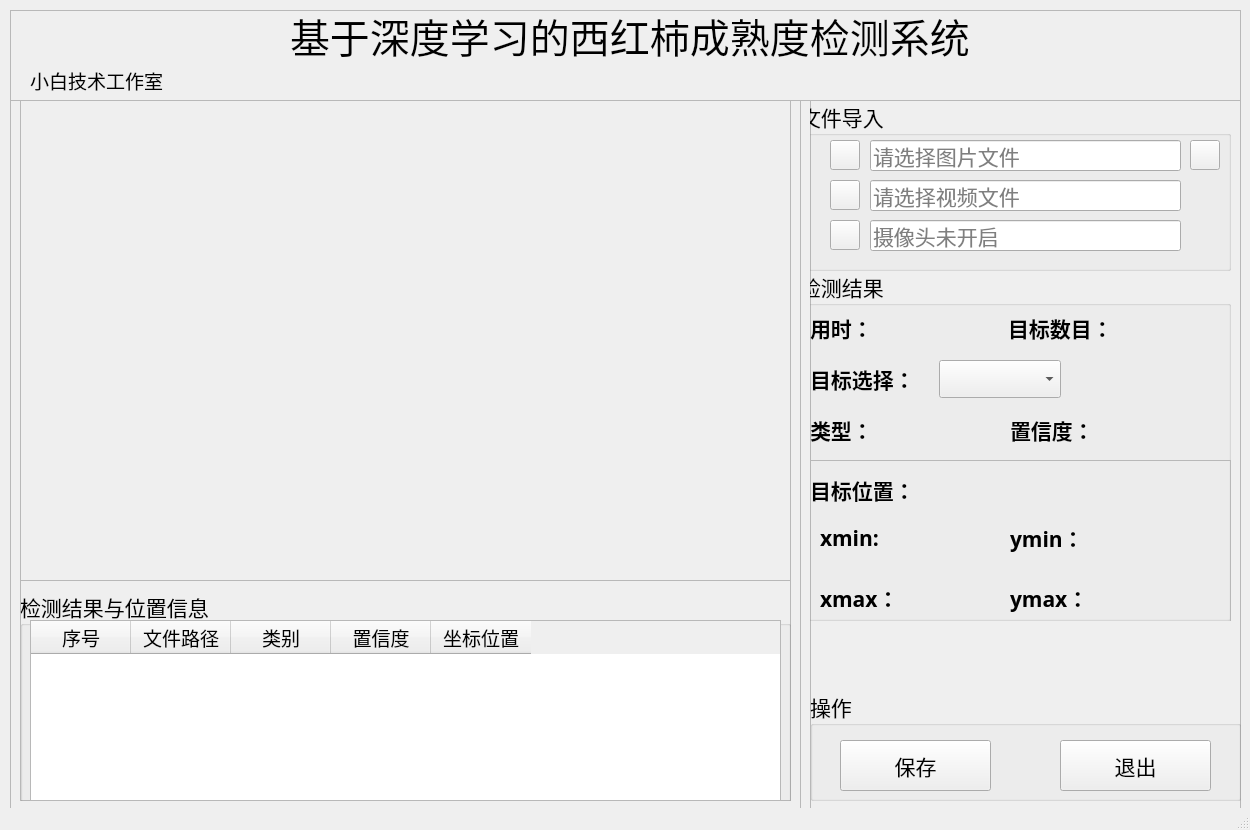
<?xml version="1.0" encoding="UTF-8"?>
<ui version="4.0">
 <class>MainWindow</class>
 <widget class="QMainWindow" name="MainWindow">
  <property name="geometry">
   <rect>
    <x>0</x>
    <y>0</y>
    <width>1250</width>
    <height>830</height>
   </rect>
  </property>
  <property name="minimumSize">
   <size>
    <width>1250</width>
    <height>830</height>
   </size>
  </property>
  <property name="maximumSize">
   <size>
    <width>1250</width>
    <height>830</height>
   </size>
  </property>
  <property name="windowTitle">
   <string>基于深度学习的茶叶病虫害检测系统</string>
  </property>
  <property name="windowIcon">
   <iconset resource="ui_sources.qrc">
    <normaloff>:/icons/ui_imgs/icons/目标检测.png</normaloff>:/icons/ui_imgs/icons/目标检测.png</iconset>
  </property>
  <widget class="QWidget" name="centralwidget">
   <widget class="QFrame" name="frame">
    <property name="geometry">
     <rect>
      <x>10</x>
      <y>100</y>
      <width>791</width>
      <height>711</height>
     </rect>
    </property>
    <property name="frameShape">
     <enum>QFrame::StyledPanel</enum>
    </property>
    <property name="frameShadow">
     <enum>QFrame::Raised</enum>
    </property>
    <widget class="QFrame" name="frame_2">
     <property name="geometry">
      <rect>
       <x>10</x>
       <y>0</y>
       <width>771</width>
       <height>481</height>
      </rect>
     </property>
     <property name="frameShape">
      <enum>QFrame::StyledPanel</enum>
     </property>
     <property name="frameShadow">
      <enum>QFrame::Raised</enum>
     </property>
     <widget class="QLabel" name="label_show">
      <property name="geometry">
       <rect>
        <x>0</x>
        <y>0</y>
        <width>770</width>
        <height>480</height>
       </rect>
      </property>
      <property name="minimumSize">
       <size>
        <width>770</width>
        <height>480</height>
       </size>
      </property>
      <property name="maximumSize">
       <size>
        <width>770</width>
        <height>480</height>
       </size>
      </property>
      <property name="styleSheet">
       <string notr="true">border-image: url(:/icons/ui_imgs/11.png);</string>
      </property>
      <property name="text">
       <string/>
      </property>
     </widget>
    </widget>
    <widget class="QFrame" name="frame_3">
     <property name="geometry">
      <rect>
       <x>10</x>
       <y>480</y>
       <width>771</width>
       <height>221</height>
      </rect>
     </property>
     <property name="frameShape">
      <enum>QFrame::StyledPanel</enum>
     </property>
     <property name="frameShadow">
      <enum>QFrame::Raised</enum>
     </property>
     <widget class="QGroupBox" name="groupBox_3">
      <property name="geometry">
       <rect>
        <x>0</x>
        <y>10</y>
        <width>771</width>
        <height>221</height>
       </rect>
      </property>
      <property name="font">
       <font>
        <family>华文楷体</family>
        <pointsize>16</pointsize>
       </font>
      </property>
      <property name="title">
       <string>检测结果与位置信息</string>
      </property>
      <widget class="QTableWidget" name="tableWidget">
       <property name="geometry">
        <rect>
         <x>10</x>
         <y>30</y>
         <width>751</width>
         <height>181</height>
        </rect>
       </property>
       <property name="font">
        <font>
         <family>华文楷体</family>
         <pointsize>14</pointsize>
        </font>
       </property>
       <column>
        <property name="text">
         <string>序号</string>
        </property>
       </column>
       <column>
        <property name="text">
         <string>文件路径</string>
        </property>
       </column>
       <column>
        <property name="text">
         <string>类别</string>
        </property>
       </column>
       <column>
        <property name="text">
         <string>置信度</string>
        </property>
       </column>
       <column>
        <property name="text">
         <string>坐标位置</string>
        </property>
       </column>
      </widget>
     </widget>
    </widget>
   </widget>
   <widget class="QFrame" name="frame_4">
    <property name="geometry">
     <rect>
      <x>810</x>
      <y>100</y>
      <width>431</width>
      <height>711</height>
     </rect>
    </property>
    <property name="frameShape">
     <enum>QFrame::StyledPanel</enum>
    </property>
    <property name="frameShadow">
     <enum>QFrame::Raised</enum>
    </property>
    <widget class="QGroupBox" name="groupBox">
     <property name="geometry">
      <rect>
       <x>-10</x>
       <y>0</y>
       <width>431</width>
       <height>171</height>
      </rect>
     </property>
     <property name="font">
      <font>
       <family>华文楷体</family>
       <pointsize>16</pointsize>
      </font>
     </property>
     <property name="title">
      <string>文件导入</string>
     </property>
     <widget class="QLineEdit" name="PiclineEdit">
      <property name="geometry">
       <rect>
        <x>70</x>
        <y>40</y>
        <width>311</width>
        <height>31</height>
       </rect>
      </property>
      <property name="inputMask">
       <string/>
      </property>
      <property name="placeholderText">
       <string>请选择图片文件</string>
      </property>
     </widget>
     <widget class="QLineEdit" name="VideolineEdit">
      <property name="geometry">
       <rect>
        <x>70</x>
        <y>80</y>
        <width>311</width>
        <height>31</height>
       </rect>
      </property>
      <property name="placeholderText">
       <string>请选择视频文件</string>
      </property>
     </widget>
     <widget class="QPushButton" name="CapBtn">
      <property name="geometry">
       <rect>
        <x>30</x>
        <y>120</y>
        <width>30</width>
        <height>30</height>
       </rect>
      </property>
      <property name="styleSheet">
       <string notr="true">border-image: url(:/icons/ui_imgs/icons/camera.png);</string>
      </property>
      <property name="text">
       <string/>
      </property>
     </widget>
     <widget class="QPushButton" name="PicBtn">
      <property name="geometry">
       <rect>
        <x>30</x>
        <y>40</y>
        <width>30</width>
        <height>30</height>
       </rect>
      </property>
      <property name="styleSheet">
       <string notr="true">border-image: url(:/icons/ui_imgs/icons/img.png);</string>
      </property>
      <property name="text">
       <string/>
      </property>
     </widget>
     <widget class="QPushButton" name="VideoBtn">
      <property name="geometry">
       <rect>
        <x>30</x>
        <y>80</y>
        <width>30</width>
        <height>30</height>
       </rect>
      </property>
      <property name="styleSheet">
       <string notr="true">border-image: url(:/icons/ui_imgs/icons/video.png);</string>
      </property>
      <property name="text">
       <string/>
      </property>
     </widget>
     <widget class="QLineEdit" name="CaplineEdit">
      <property name="geometry">
       <rect>
        <x>70</x>
        <y>120</y>
        <width>311</width>
        <height>31</height>
       </rect>
      </property>
      <property name="placeholderText">
       <string>摄像头未开启</string>
      </property>
     </widget>
     <widget class="QPushButton" name="FilesBtn">
      <property name="geometry">
       <rect>
        <x>390</x>
        <y>40</y>
        <width>30</width>
        <height>30</height>
       </rect>
      </property>
      <property name="styleSheet">
       <string notr="true">border-image: url(:/icons/ui_imgs/icons/folder.png);</string>
      </property>
      <property name="text">
       <string/>
      </property>
     </widget>
    </widget>
    <widget class="QGroupBox" name="groupBox_2">
     <property name="geometry">
      <rect>
       <x>-10</x>
       <y>170</y>
       <width>431</width>
       <height>351</height>
      </rect>
     </property>
     <property name="font">
      <font>
       <family>华文楷体</family>
       <pointsize>16</pointsize>
      </font>
     </property>
     <property name="title">
      <string>检测结果</string>
     </property>
     <widget class="QFrame" name="frame_6">
      <property name="geometry">
       <rect>
        <x>0</x>
        <y>190</y>
        <width>431</width>
        <height>171</height>
       </rect>
      </property>
      <property name="frameShape">
       <enum>QFrame::StyledPanel</enum>
      </property>
      <property name="frameShadow">
       <enum>QFrame::Raised</enum>
      </property>
      <widget class="QLabel" name="label_4">
       <property name="geometry">
        <rect>
         <x>10</x>
         <y>10</y>
         <width>131</width>
         <height>41</height>
        </rect>
       </property>
       <property name="font">
        <font>
         <family>华文楷体</family>
         <pointsize>16</pointsize>
        </font>
       </property>
       <property name="styleSheet">
        <string notr="true"/>
       </property>
       <property name="text">
        <string>&lt;html&gt;&lt;head/&gt;&lt;body&gt;&lt;p&gt;&lt;span style=&quot; font-weight:600;&quot;&gt;目标位置：&lt;/span&gt;&lt;/p&gt;&lt;/body&gt;&lt;/html&gt;</string>
       </property>
      </widget>
      <widget class="QWidget" name="layoutWidget">
       <property name="geometry">
        <rect>
         <x>20</x>
         <y>60</y>
         <width>161</width>
         <height>37</height>
        </rect>
       </property>
       <layout class="QHBoxLayout" name="horizontalLayout">
        <item>
         <widget class="QLabel" name="label_6">
          <property name="font">
           <font>
            <family>华文楷体</family>
            <pointsize>16</pointsize>
            <weight>50</weight>
            <bold>false</bold>
           </font>
          </property>
          <property name="text">
           <string>&lt;html&gt;&lt;head/&gt;&lt;body&gt;&lt;p&gt;&lt;span style=&quot; font-weight:600;&quot;&gt;xmin:&lt;/span&gt;&lt;/p&gt;&lt;/body&gt;&lt;/html&gt;</string>
          </property>
         </widget>
        </item>
        <item>
         <widget class="QLabel" name="label_xmin">
          <property name="palette">
           <palette>
            <active>
             <colorrole role="WindowText">
              <brush brushstyle="SolidPattern">
               <color alpha="255">
                <red>255</red>
                <green>0</green>
                <blue>0</blue>
               </color>
              </brush>
             </colorrole>
            </active>
            <inactive>
             <colorrole role="WindowText">
              <brush brushstyle="SolidPattern">
               <color alpha="255">
                <red>255</red>
                <green>0</green>
                <blue>0</blue>
               </color>
              </brush>
             </colorrole>
            </inactive>
            <disabled>
             <colorrole role="WindowText">
              <brush brushstyle="SolidPattern">
               <color alpha="255">
                <red>120</red>
                <green>120</green>
                <blue>120</blue>
               </color>
              </brush>
             </colorrole>
            </disabled>
           </palette>
          </property>
          <property name="font">
           <font>
            <family>Arial</family>
            <pointsize>16</pointsize>
            <weight>75</weight>
            <bold>true</bold>
           </font>
          </property>
          <property name="text">
           <string/>
          </property>
         </widget>
        </item>
       </layout>
      </widget>
      <widget class="QWidget" name="layoutWidget">
       <property name="geometry">
        <rect>
         <x>210</x>
         <y>60</y>
         <width>161</width>
         <height>37</height>
        </rect>
       </property>
       <layout class="QHBoxLayout" name="horizontalLayout_2">
        <item>
         <widget class="QLabel" name="label_8">
          <property name="text">
           <string>&lt;html&gt;&lt;head/&gt;&lt;body&gt;&lt;p&gt;&lt;span style=&quot; font-weight:600;&quot;&gt;ymin：&lt;/span&gt;&lt;/p&gt;&lt;/body&gt;&lt;/html&gt;</string>
          </property>
         </widget>
        </item>
        <item>
         <widget class="QLabel" name="label_ymin">
          <property name="palette">
           <palette>
            <active>
             <colorrole role="WindowText">
              <brush brushstyle="SolidPattern">
               <color alpha="255">
                <red>255</red>
                <green>0</green>
                <blue>0</blue>
               </color>
              </brush>
             </colorrole>
            </active>
            <inactive>
             <colorrole role="WindowText">
              <brush brushstyle="SolidPattern">
               <color alpha="255">
                <red>255</red>
                <green>0</green>
                <blue>0</blue>
               </color>
              </brush>
             </colorrole>
            </inactive>
            <disabled>
             <colorrole role="WindowText">
              <brush brushstyle="SolidPattern">
               <color alpha="255">
                <red>120</red>
                <green>120</green>
                <blue>120</blue>
               </color>
              </brush>
             </colorrole>
            </disabled>
           </palette>
          </property>
          <property name="font">
           <font>
            <family>Arial</family>
            <pointsize>16</pointsize>
            <weight>75</weight>
            <bold>true</bold>
           </font>
          </property>
          <property name="text">
           <string/>
          </property>
         </widget>
        </item>
       </layout>
      </widget>
      <widget class="QWidget" name="layoutWidget">
       <property name="geometry">
        <rect>
         <x>20</x>
         <y>120</y>
         <width>161</width>
         <height>37</height>
        </rect>
       </property>
       <layout class="QHBoxLayout" name="horizontalLayout_3">
        <item>
         <widget class="QLabel" name="label_7">
          <property name="text">
           <string>&lt;html&gt;&lt;head/&gt;&lt;body&gt;&lt;p&gt;&lt;span style=&quot; font-weight:600;&quot;&gt;xmax：&lt;/span&gt;&lt;/p&gt;&lt;/body&gt;&lt;/html&gt;</string>
          </property>
         </widget>
        </item>
        <item>
         <widget class="QLabel" name="label_xmax">
          <property name="palette">
           <palette>
            <active>
             <colorrole role="WindowText">
              <brush brushstyle="SolidPattern">
               <color alpha="255">
                <red>255</red>
                <green>0</green>
                <blue>0</blue>
               </color>
              </brush>
             </colorrole>
            </active>
            <inactive>
             <colorrole role="WindowText">
              <brush brushstyle="SolidPattern">
               <color alpha="255">
                <red>255</red>
                <green>0</green>
                <blue>0</blue>
               </color>
              </brush>
             </colorrole>
            </inactive>
            <disabled>
             <colorrole role="WindowText">
              <brush brushstyle="SolidPattern">
               <color alpha="255">
                <red>120</red>
                <green>120</green>
                <blue>120</blue>
               </color>
              </brush>
             </colorrole>
            </disabled>
           </palette>
          </property>
          <property name="font">
           <font>
            <family>Arial</family>
            <pointsize>16</pointsize>
            <weight>75</weight>
            <bold>true</bold>
           </font>
          </property>
          <property name="text">
           <string/>
          </property>
         </widget>
        </item>
       </layout>
      </widget>
      <widget class="QWidget" name="layoutWidget">
       <property name="geometry">
        <rect>
         <x>210</x>
         <y>120</y>
         <width>161</width>
         <height>37</height>
        </rect>
       </property>
       <layout class="QHBoxLayout" name="horizontalLayout_4">
        <item>
         <widget class="QLabel" name="label_9">
          <property name="text">
           <string>&lt;html&gt;&lt;head/&gt;&lt;body&gt;&lt;p&gt;&lt;span style=&quot; font-weight:600;&quot;&gt;ymax：&lt;/span&gt;&lt;/p&gt;&lt;/body&gt;&lt;/html&gt;</string>
          </property>
         </widget>
        </item>
        <item>
         <widget class="QLabel" name="label_ymax">
          <property name="palette">
           <palette>
            <active>
             <colorrole role="WindowText">
              <brush brushstyle="SolidPattern">
               <color alpha="255">
                <red>255</red>
                <green>0</green>
                <blue>0</blue>
               </color>
              </brush>
             </colorrole>
            </active>
            <inactive>
             <colorrole role="WindowText">
              <brush brushstyle="SolidPattern">
               <color alpha="255">
                <red>255</red>
                <green>0</green>
                <blue>0</blue>
               </color>
              </brush>
             </colorrole>
            </inactive>
            <disabled>
             <colorrole role="WindowText">
              <brush brushstyle="SolidPattern">
               <color alpha="255">
                <red>120</red>
                <green>120</green>
                <blue>120</blue>
               </color>
              </brush>
             </colorrole>
            </disabled>
           </palette>
          </property>
          <property name="font">
           <font>
            <family>Arial</family>
            <pointsize>16</pointsize>
            <weight>75</weight>
            <bold>true</bold>
           </font>
          </property>
          <property name="text">
           <string/>
          </property>
         </widget>
        </item>
       </layout>
      </widget>
     </widget>
     <widget class="QWidget" name="layoutWidget">
      <property name="geometry">
       <rect>
        <x>208</x>
        <y>40</y>
        <width>211</width>
        <height>37</height>
       </rect>
      </property>
      <layout class="QHBoxLayout" name="horizontalLayout_5">
       <item>
        <widget class="QLabel" name="label">
         <property name="text">
          <string>&lt;html&gt;&lt;head/&gt;&lt;body&gt;&lt;p&gt;&lt;span style=&quot; font-weight:600;&quot;&gt;目标数目：&lt;/span&gt;&lt;/p&gt;&lt;/body&gt;&lt;/html&gt;</string>
         </property>
        </widget>
       </item>
       <item>
        <widget class="QLabel" name="label_nums">
         <property name="palette">
          <palette>
           <active>
            <colorrole role="WindowText">
             <brush brushstyle="SolidPattern">
              <color alpha="255">
               <red>255</red>
               <green>0</green>
               <blue>0</blue>
              </color>
             </brush>
            </colorrole>
            <colorrole role="Text">
             <brush brushstyle="SolidPattern">
              <color alpha="255">
               <red>0</red>
               <green>0</green>
               <blue>0</blue>
              </color>
             </brush>
            </colorrole>
            <colorrole role="PlaceholderText">
             <brush brushstyle="SolidPattern">
              <color alpha="128">
               <red>255</red>
               <green>0</green>
               <blue>0</blue>
              </color>
             </brush>
            </colorrole>
           </active>
           <inactive>
            <colorrole role="WindowText">
             <brush brushstyle="SolidPattern">
              <color alpha="255">
               <red>255</red>
               <green>0</green>
               <blue>0</blue>
              </color>
             </brush>
            </colorrole>
            <colorrole role="Text">
             <brush brushstyle="SolidPattern">
              <color alpha="255">
               <red>0</red>
               <green>0</green>
               <blue>0</blue>
              </color>
             </brush>
            </colorrole>
            <colorrole role="PlaceholderText">
             <brush brushstyle="SolidPattern">
              <color alpha="128">
               <red>255</red>
               <green>0</green>
               <blue>0</blue>
              </color>
             </brush>
            </colorrole>
           </inactive>
           <disabled>
            <colorrole role="WindowText">
             <brush brushstyle="SolidPattern">
              <color alpha="255">
               <red>120</red>
               <green>120</green>
               <blue>120</blue>
              </color>
             </brush>
            </colorrole>
            <colorrole role="Text">
             <brush brushstyle="SolidPattern">
              <color alpha="255">
               <red>120</red>
               <green>120</green>
               <blue>120</blue>
              </color>
             </brush>
            </colorrole>
            <colorrole role="PlaceholderText">
             <brush brushstyle="SolidPattern">
              <color alpha="128">
               <red>0</red>
               <green>0</green>
               <blue>0</blue>
              </color>
             </brush>
            </colorrole>
           </disabled>
          </palette>
         </property>
         <property name="font">
          <font>
           <family>Arial</family>
           <pointsize>16</pointsize>
           <weight>75</weight>
           <bold>true</bold>
          </font>
         </property>
         <property name="text">
          <string/>
         </property>
        </widget>
       </item>
      </layout>
     </widget>
     <widget class="QWidget" name="layoutWidget">
      <property name="geometry">
       <rect>
        <x>10</x>
        <y>90</y>
        <width>251</width>
        <height>38</height>
       </rect>
      </property>
      <layout class="QHBoxLayout" name="horizontalLayout_6">
       <item>
        <widget class="QLabel" name="label_5">
         <property name="text">
          <string>&lt;html&gt;&lt;head/&gt;&lt;body&gt;&lt;p&gt;&lt;span style=&quot; font-weight:600;&quot;&gt;目标选择：&lt;/span&gt;&lt;/p&gt;&lt;/body&gt;&lt;/html&gt;</string>
         </property>
        </widget>
       </item>
       <item>
        <widget class="QComboBox" name="comboBox"/>
       </item>
      </layout>
     </widget>
     <widget class="QWidget" name="layoutWidget_2">
      <property name="geometry">
       <rect>
        <x>10</x>
        <y>40</y>
        <width>171</width>
        <height>37</height>
       </rect>
      </property>
      <layout class="QHBoxLayout" name="horizontalLayout_7">
       <item>
        <widget class="QLabel" name="label_10">
         <property name="text">
          <string>&lt;html&gt;&lt;head/&gt;&lt;body&gt;&lt;p&gt;&lt;span style=&quot; font-weight:600;&quot;&gt;用时：&lt;/span&gt;&lt;/p&gt;&lt;/body&gt;&lt;/html&gt;</string>
         </property>
        </widget>
       </item>
       <item>
        <widget class="QLabel" name="time_lb">
         <property name="palette">
          <palette>
           <active>
            <colorrole role="WindowText">
             <brush brushstyle="SolidPattern">
              <color alpha="255">
               <red>255</red>
               <green>0</green>
               <blue>0</blue>
              </color>
             </brush>
            </colorrole>
            <colorrole role="Text">
             <brush brushstyle="SolidPattern">
              <color alpha="255">
               <red>0</red>
               <green>0</green>
               <blue>0</blue>
              </color>
             </brush>
            </colorrole>
            <colorrole role="PlaceholderText">
             <brush brushstyle="SolidPattern">
              <color alpha="128">
               <red>255</red>
               <green>0</green>
               <blue>0</blue>
              </color>
             </brush>
            </colorrole>
           </active>
           <inactive>
            <colorrole role="WindowText">
             <brush brushstyle="SolidPattern">
              <color alpha="255">
               <red>255</red>
               <green>0</green>
               <blue>0</blue>
              </color>
             </brush>
            </colorrole>
            <colorrole role="Text">
             <brush brushstyle="SolidPattern">
              <color alpha="255">
               <red>0</red>
               <green>0</green>
               <blue>0</blue>
              </color>
             </brush>
            </colorrole>
            <colorrole role="PlaceholderText">
             <brush brushstyle="SolidPattern">
              <color alpha="128">
               <red>255</red>
               <green>0</green>
               <blue>0</blue>
              </color>
             </brush>
            </colorrole>
           </inactive>
           <disabled>
            <colorrole role="WindowText">
             <brush brushstyle="SolidPattern">
              <color alpha="255">
               <red>120</red>
               <green>120</green>
               <blue>120</blue>
              </color>
             </brush>
            </colorrole>
            <colorrole role="Text">
             <brush brushstyle="SolidPattern">
              <color alpha="255">
               <red>120</red>
               <green>120</green>
               <blue>120</blue>
              </color>
             </brush>
            </colorrole>
            <colorrole role="PlaceholderText">
             <brush brushstyle="SolidPattern">
              <color alpha="128">
               <red>0</red>
               <green>0</green>
               <blue>0</blue>
              </color>
             </brush>
            </colorrole>
           </disabled>
          </palette>
         </property>
         <property name="font">
          <font>
           <family>Arial</family>
           <pointsize>16</pointsize>
           <weight>75</weight>
           <bold>true</bold>
          </font>
         </property>
         <property name="text">
          <string/>
         </property>
        </widget>
       </item>
      </layout>
     </widget>
     <widget class="QWidget" name="layoutWidget">
      <property name="geometry">
       <rect>
        <x>210</x>
        <y>140</y>
        <width>191</width>
        <height>41</height>
       </rect>
      </property>
      <layout class="QHBoxLayout" name="horizontalLayout_8">
       <item>
        <widget class="QLabel" name="label_11">
         <property name="text">
          <string>&lt;html&gt;&lt;head/&gt;&lt;body&gt;&lt;p&gt;&lt;span style=&quot; font-weight:600;&quot;&gt;置信度：&lt;/span&gt;&lt;/p&gt;&lt;/body&gt;&lt;/html&gt;</string>
         </property>
        </widget>
       </item>
       <item>
        <widget class="QLabel" name="label_conf">
         <property name="palette">
          <palette>
           <active>
            <colorrole role="WindowText">
             <brush brushstyle="SolidPattern">
              <color alpha="255">
               <red>255</red>
               <green>0</green>
               <blue>0</blue>
              </color>
             </brush>
            </colorrole>
           </active>
           <inactive>
            <colorrole role="WindowText">
             <brush brushstyle="SolidPattern">
              <color alpha="255">
               <red>255</red>
               <green>0</green>
               <blue>0</blue>
              </color>
             </brush>
            </colorrole>
           </inactive>
           <disabled>
            <colorrole role="WindowText">
             <brush brushstyle="SolidPattern">
              <color alpha="255">
               <red>120</red>
               <green>120</green>
               <blue>120</blue>
              </color>
             </brush>
            </colorrole>
           </disabled>
          </palette>
         </property>
         <property name="font">
          <font>
           <family>Arial</family>
           <pointsize>16</pointsize>
           <weight>75</weight>
           <bold>true</bold>
          </font>
         </property>
         <property name="text">
          <string/>
         </property>
        </widget>
       </item>
      </layout>
     </widget>
     <widget class="QWidget" name="layoutWidget_3">
      <property name="geometry">
       <rect>
        <x>10</x>
        <y>140</y>
        <width>191</width>
        <height>41</height>
       </rect>
      </property>
      <layout class="QHBoxLayout" name="horizontalLayout_9">
       <item>
        <widget class="QLabel" name="label_13">
         <property name="maximumSize">
          <size>
           <width>60</width>
           <height>16777215</height>
          </size>
         </property>
         <property name="text">
          <string>&lt;html&gt;&lt;head/&gt;&lt;body&gt;&lt;p&gt;&lt;span style=&quot; font-weight:600;&quot;&gt;类型：&lt;/span&gt;&lt;/p&gt;&lt;/body&gt;&lt;/html&gt;</string>
         </property>
        </widget>
       </item>
       <item>
        <widget class="QLabel" name="type_lb">
         <property name="palette">
          <palette>
           <active>
            <colorrole role="WindowText">
             <brush brushstyle="SolidPattern">
              <color alpha="255">
               <red>255</red>
               <green>0</green>
               <blue>0</blue>
              </color>
             </brush>
            </colorrole>
           </active>
           <inactive>
            <colorrole role="WindowText">
             <brush brushstyle="SolidPattern">
              <color alpha="255">
               <red>255</red>
               <green>0</green>
               <blue>0</blue>
              </color>
             </brush>
            </colorrole>
           </inactive>
           <disabled>
            <colorrole role="WindowText">
             <brush brushstyle="SolidPattern">
              <color alpha="255">
               <red>120</red>
               <green>120</green>
               <blue>120</blue>
              </color>
             </brush>
            </colorrole>
           </disabled>
          </palette>
         </property>
         <property name="font">
          <font>
           <family>Arial</family>
           <pointsize>16</pointsize>
           <weight>75</weight>
           <bold>true</bold>
          </font>
         </property>
         <property name="text">
          <string/>
         </property>
        </widget>
       </item>
      </layout>
     </widget>
     <widget class="QWidget" name="horizontalLayoutWidget_3">
      <property name="geometry">
       <rect>
        <x>270</x>
        <y>90</y>
        <width>151</width>
        <height>41</height>
       </rect>
      </property>
      <layout class="QHBoxLayout" name="gtLayout"/>
     </widget>
    </widget>
    <widget class="QGroupBox" name="groupBox_4">
     <property name="geometry">
      <rect>
       <x>0</x>
       <y>590</y>
       <width>431</width>
       <height>111</height>
      </rect>
     </property>
     <property name="font">
      <font>
       <family>华文楷体</family>
       <pointsize>16</pointsize>
      </font>
     </property>
     <property name="title">
      <string>操作</string>
     </property>
     <widget class="QPushButton" name="SaveBtn">
      <property name="geometry">
       <rect>
        <x>30</x>
        <y>50</y>
        <width>151</width>
        <height>51</height>
       </rect>
      </property>
      <property name="text">
       <string>保存</string>
      </property>
      <property name="icon">
       <iconset resource="ui_sources.qrc">
        <normaloff>:/icons/ui_imgs/icons/保存.png</normaloff>:/icons/ui_imgs/icons/保存.png</iconset>
      </property>
      <property name="iconSize">
       <size>
        <width>30</width>
        <height>30</height>
       </size>
      </property>
     </widget>
     <widget class="QPushButton" name="ExitBtn">
      <property name="geometry">
       <rect>
        <x>250</x>
        <y>50</y>
        <width>151</width>
        <height>51</height>
       </rect>
      </property>
      <property name="text">
       <string>退出</string>
      </property>
      <property name="icon">
       <iconset resource="ui_sources.qrc">
        <normaloff>:/icons/ui_imgs/icons/退出.png</normaloff>:/icons/ui_imgs/icons/退出.png</iconset>
      </property>
      <property name="iconSize">
       <size>
        <width>30</width>
        <height>30</height>
       </size>
      </property>
     </widget>
    </widget>
    <widget class="QWidget" name="horizontalLayoutWidget">
     <property name="geometry">
      <rect>
       <x>10</x>
       <y>530</y>
       <width>161</width>
       <height>51</height>
      </rect>
     </property>
     <layout class="QHBoxLayout" name="confLayout"/>
    </widget>
    <widget class="QWidget" name="horizontalLayoutWidget_2">
     <property name="geometry">
      <rect>
       <x>200</x>
       <y>530</y>
       <width>160</width>
       <height>51</height>
      </rect>
     </property>
     <layout class="QHBoxLayout" name="recallLayout"/>
    </widget>
   </widget>
   <widget class="QFrame" name="frame_5">
    <property name="geometry">
     <rect>
      <x>10</x>
      <y>10</y>
      <width>1231</width>
      <height>91</height>
     </rect>
    </property>
    <property name="frameShape">
     <enum>QFrame::StyledPanel</enum>
    </property>
    <property name="frameShadow">
     <enum>QFrame::Raised</enum>
    </property>
    <widget class="QLabel" name="label_3">
     <property name="geometry">
      <rect>
       <x>280</x>
       <y>0</y>
       <width>811</width>
       <height>51</height>
      </rect>
     </property>
     <property name="font">
      <font>
       <family>华文楷体</family>
       <pointsize>30</pointsize>
      </font>
     </property>
     <property name="text">
      <string>基于深度学习的西红柿成熟度检测系统</string>
     </property>
    </widget>
    <widget class="QLabel" name="label_2">
     <property name="geometry">
      <rect>
       <x>20</x>
       <y>60</y>
       <width>311</width>
       <height>21</height>
      </rect>
     </property>
     <property name="font">
      <font>
       <family>华文楷体</family>
       <pointsize>14</pointsize>
       <underline>true</underline>
      </font>
     </property>
     <property name="text">
      <string>小白技术工作室</string>
     </property>
    </widget>
   </widget>
  </widget>
  <widget class="QStatusBar" name="statusbar"/>
 </widget>
 <resources>
  <include location="ui_sources.qrc"/>
 </resources>
 <connections/>
</ui>
